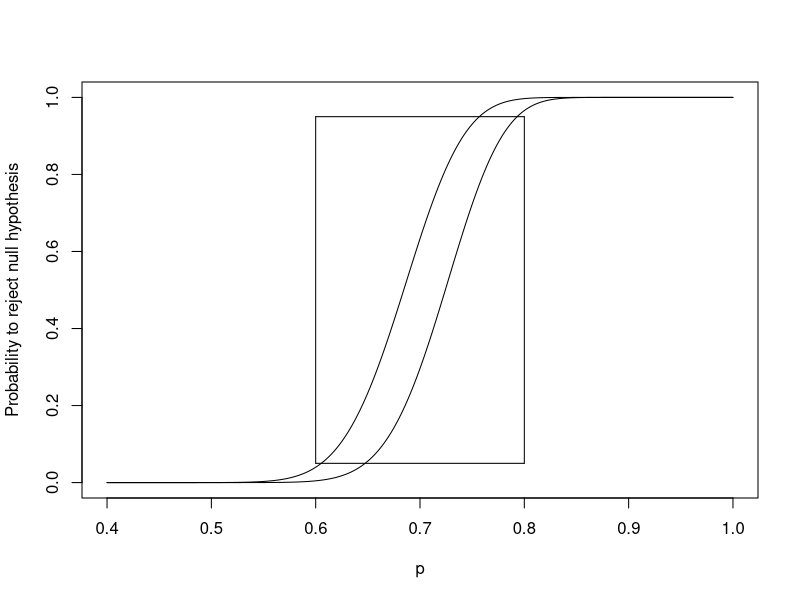
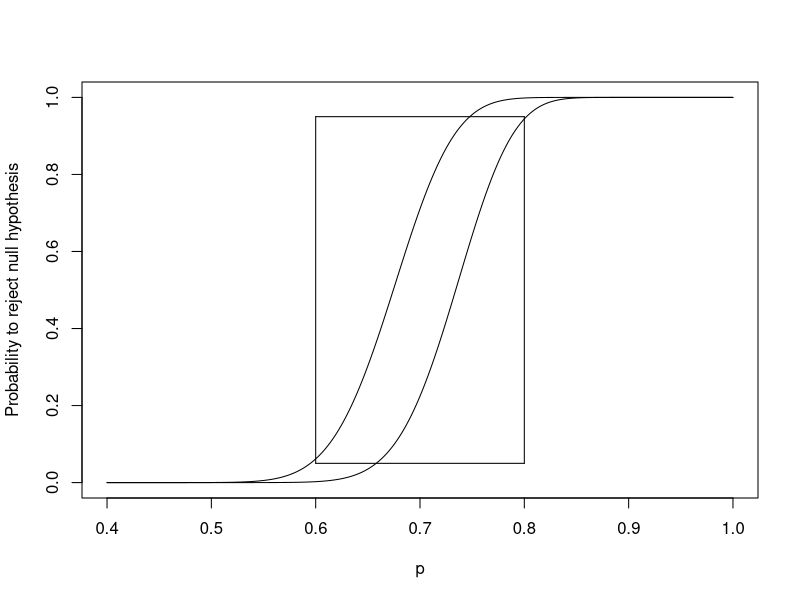

The R script that drew these images, in order:
## ---- chunk 1
knitr::opts_chunk$set(echo = TRUE)
library(ggplot2)
## ---- chunk 2
n = 100
# make a function to calculate alpha(p) point
alpha <- function(m, n, p){
  sum(dbinom(m:n, n, p, log=FALSE))
}

# make iterations of a for loop and x axis
ite <- seq(0.4, 1, by = 0.002)

# function to get a vector of alpha(p) when p takes from 0.4 to 1 given m
fy <- function(m){
  y <- NULL
for (i in ite) {
  al <- alpha(m, n, i)
  y <- append(y, al)
}
  y
}

# plotting two lines when m= 69 and 73
plot(ite, fy(69), type = "l", xlab = "p", ylab = "Probability to reject null hypothesis")
lines(ite, fy(73), type = "l")

# plot significant levels from 0.05 to 0.95
segments(0.6, 0.05, 0.6, 0.95)
segments(0.6, 0.95, 0.8, 0.95)
segments(0.8, 0.05, 0.8, 0.95)
segments(0.6, 0.05, 0.8, 0.05)
## ---- chunk 3
# plotting critical values that give Type I and Type II errors 
plot(ite, fy(68), type = "l", xlab = "p", ylab = "Probability to reject null hypothesis")
lines(ite, fy(74), type = "l")

# plot significant levels from 0.05 to 0.95
segments(0.6, 0.05, 0.6, 0.95)
segments(0.6, 0.95, 0.8, 0.95)
segments(0.8, 0.05, 0.8, 0.95)
segments(0.6, 0.05, 0.8, 0.05)
## ---- chunk 4
# for loop to get minimum critical value
for (i in 60:n) {
  if(alpha(i,n,0.6) <0.05){
    cat("The minimum critical value to avoid Type I error is", i, ". ")
    break
  }
}

for (i in 80:1) {
  if ( ((1- alpha(i, n, 0.8))<0.05 )){
    cat("The maximum critical value to avoid Type II error is", i, ".")
    break;
  }
}
